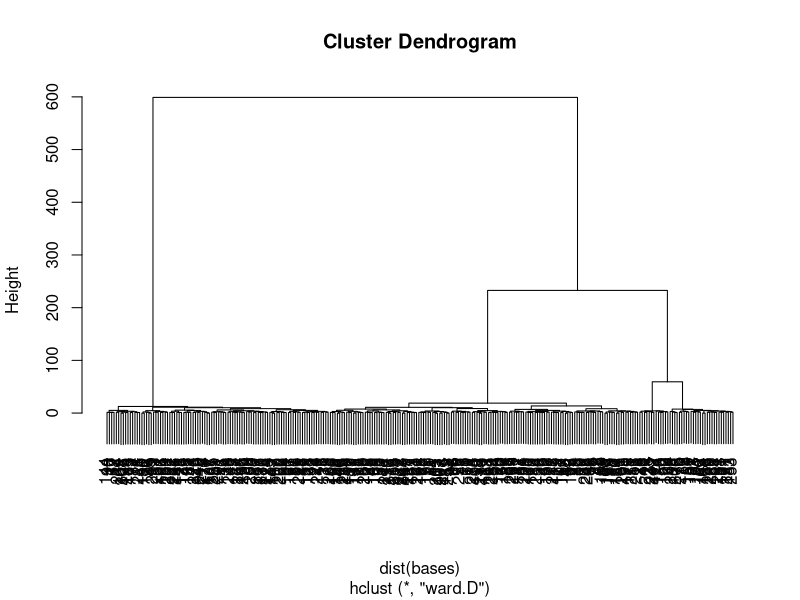
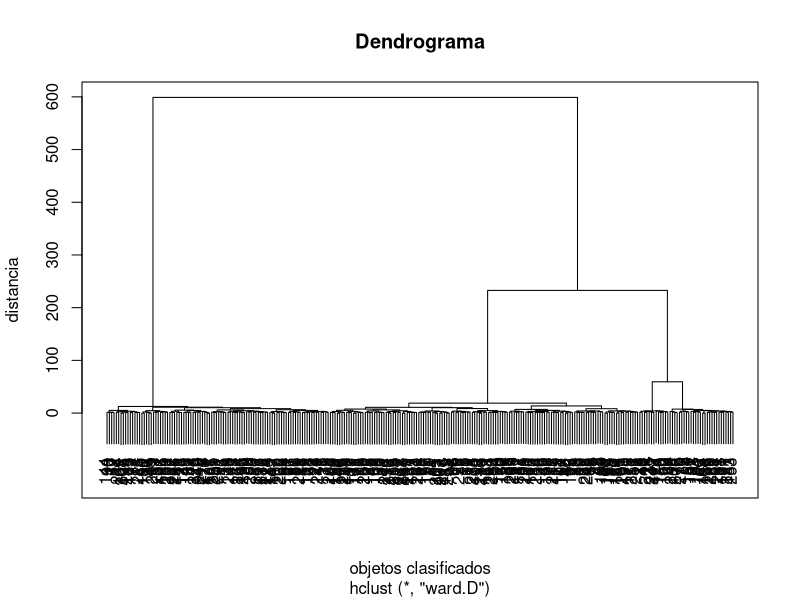
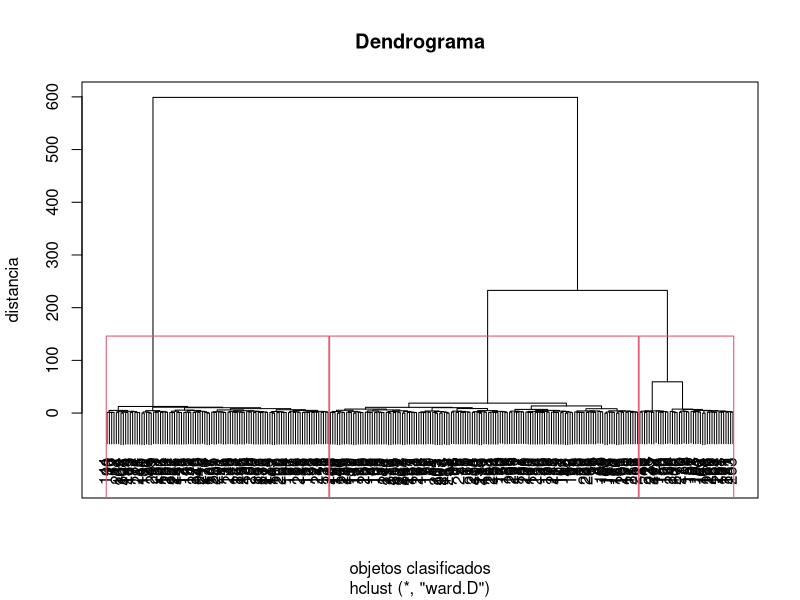
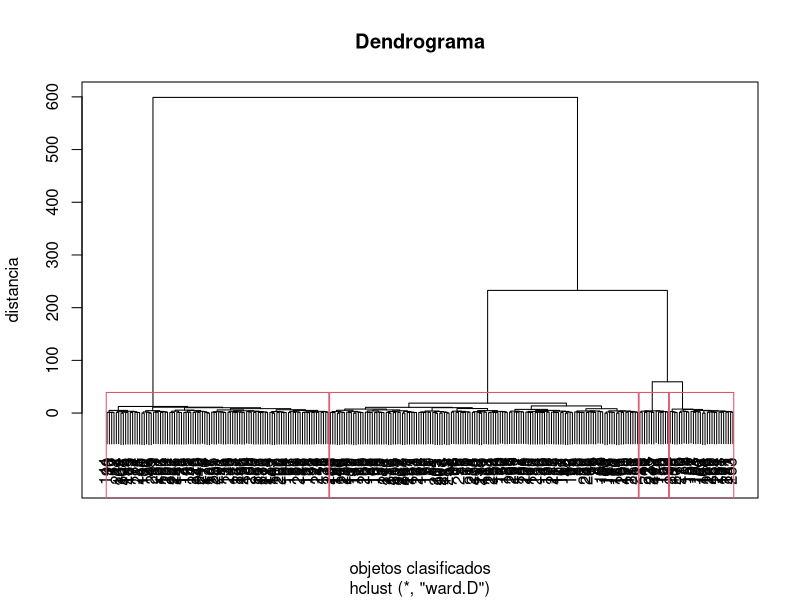
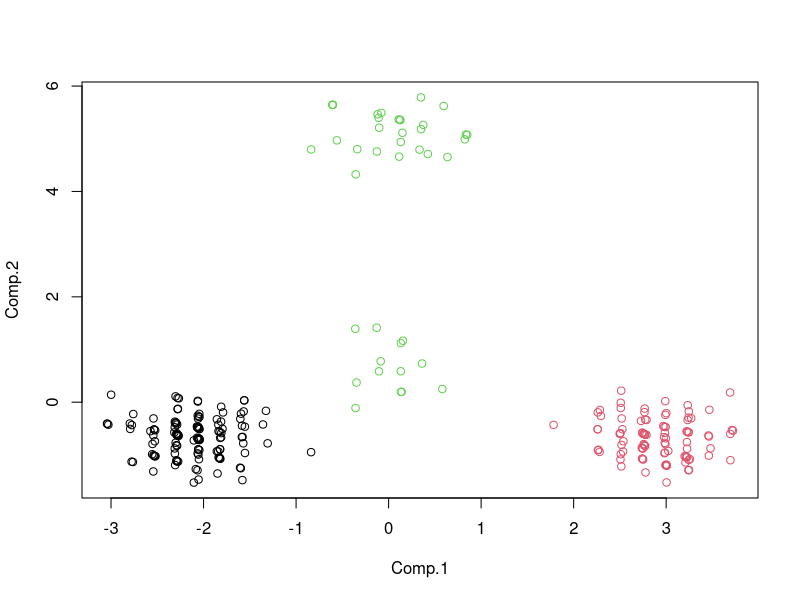
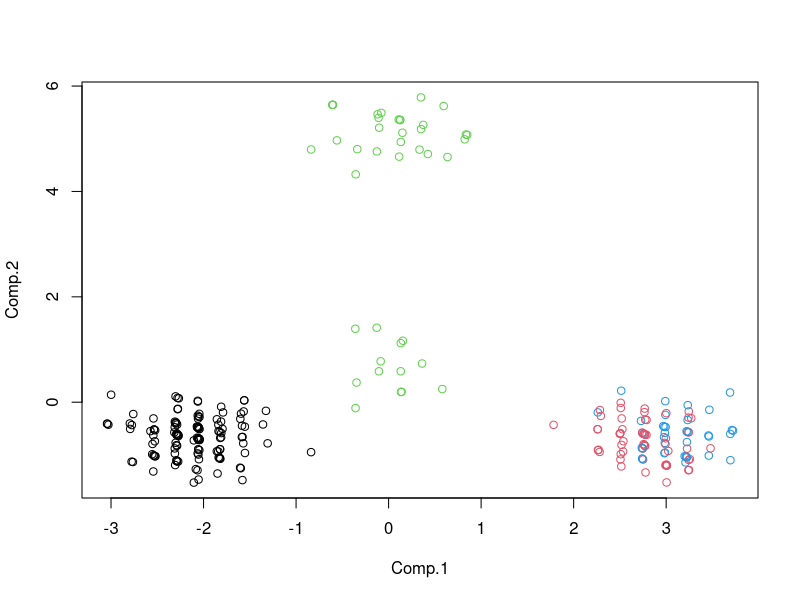
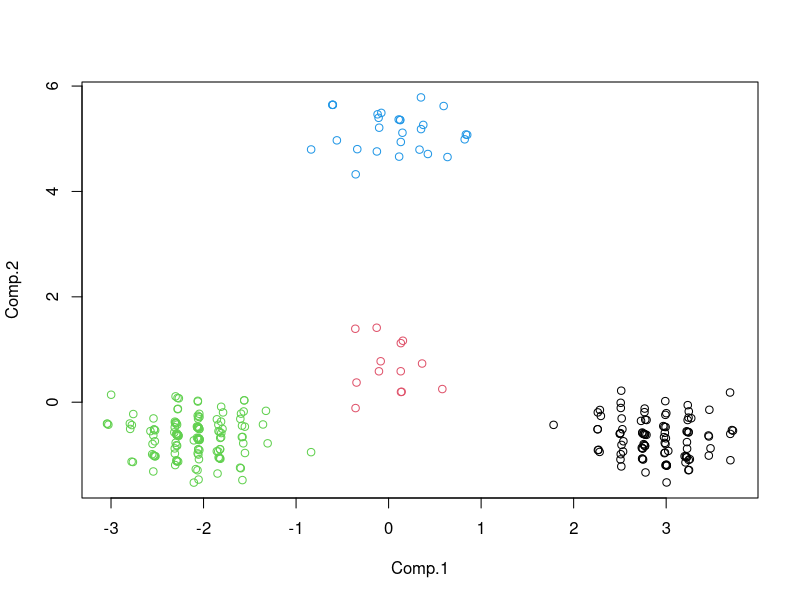
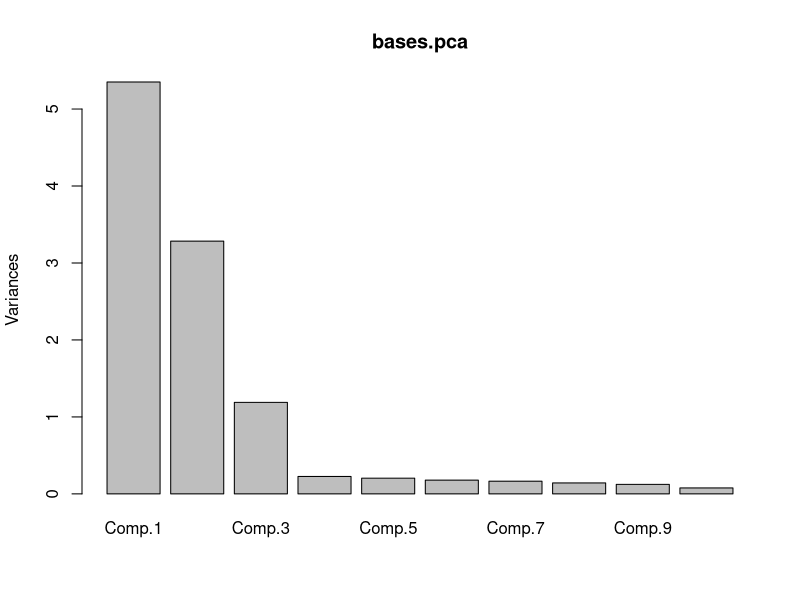

R code for these plots, in order:
## ---- chunk 1
setwd("/Users/jlopezsi/Documents/github/mktg-models-projects")
kchospital <- read.table("hospital/hospital.txt", header = TRUE)
kcprefs <- read.table("hospital/hospital.prefs.txt", header = TRUE)
## ---- chunk 2
names(kchospital)
names(kcprefs)
## ---- chunk 3
attach(kchospital)
## ---- chunk 4
bases <- kchospital[,c(10:20)]
names(bases)
## ---- chunk 5
library(cluster)
## ---- chunk 6
bases.hclust<-hclust(dist(bases), method="ward")
plot(bases.hclust)
plot(bases.hclust, main="Dendrograma",ylab="distancia",xlab="objetos clasificados",frame.plot=TRUE)
## ---- chunk 7
plot(bases.hclust, main="Dendrograma",ylab="distancia",xlab="objetos clasificados",frame.plot=TRUE)
rect.hclust(bases.hclust, k=3, border=2)
## ---- chunk 8
plot(bases.hclust, main="Dendrograma",ylab="distancia",xlab="objetos clasificados",frame.plot=TRUE)
rect.hclust(bases.hclust, k=4, border=2)
## ---- chunk 9
bases.kmeans3<-kmeans(bases, 3)
## ---- chunk 10
library(MASS)
bases.pca<-princomp(bases, cor=T)
bases.puntos<-predict(bases.pca)
plot(bases.puntos[,1:2], col=bases.kmeans3$cluster)
## ---- chunk 11
bases.kmeans4<-kmeans(bases, 4)
plot(bases.puntos[,1:2], col=bases.kmeans4$cluster)
## ---- chunk 12
centros4<-tapply(as.matrix(bases), list(rep(cutree(bases.hclust, 4), ncol(as.matrix(bases))),col(as.matrix(bases))),mean)
options(digits=3)
centros4
## ---- chunk 13
bases.kmeans4<-kmeans(bases, centros4)
plot(bases.puntos[,1:2], col=bases.kmeans4$cluster)
## ---- chunk 14
cor(bases)
## ---- chunk 15
library(MASS)
bases.pca<-princomp(bases, cor=T)
summary(bases.pca)
bases.puntos<-predict(bases.pca)

## ---- chunk 16
screeplot(bases.pca)
## ---- chunk 17
bases.puntos<-predict(bases.pca)
## ---- chunk 18
eqscplot(bases.puntos, xlab="primer componente", ylab="segundo componente")
## ---- chunk 19
eqscplot(bases.puntos, xlab="primer componente", ylab="segundo componente")
## ---- chunk 20
bases.puntos.hclust<-hclust(dist(bases.puntos[,1:3]), method="ward")
plot(bases.puntos.hclust)
## ---- chunk 21
cutree(bases.puntos.hclust, 4)
## ---- chunk 22
bases.puntos3<-bases.puntos[,1:3]
head(bases.puntos3)

plot(bases.puntos.hclust, main="Dendrograma PCA",labels=FALSE,ylab="distancia",xlab="objetos clasificados",frame.plot=TRUE)
rect.hclust(bases.puntos.hclust, k=4, border=2)
## ---- chunk 23
bases.puntos.kmeans<-kmeans(bases.puntos3, 4)
bases.puntos.kmeans$cluster
## ---- chunk 24
plot(bases.puntos[,1:2], col=bases.puntos.kmeans$cluster)
## ---- chunk 25
#points(bases.puntos.kmeans$centers, col=bases.puntos.kmeans$cluster, pch=8)
## ---- chunk 26
centros.puntos4<-tapply(bases.puntos3, list(rep(cutree(bases.puntos.hclust, 4),ncol(bases.puntos3)),col(bases.puntos3)),mean)
centros.puntos4
## ---- chunk 27
bases.puntos.kmeans4.c<-kmeans(bases.puntos3, centros.puntos4)


## ---- chunk 28

plot(bases.puntos[,1:2], col=bases.puntos.kmeans4.c$cluster)
points(bases.puntos.kmeans4.c$centers,col=1:2, pch=8)

## ---- chunk 29
bases.cluster<-clara(bases, 2, metric="euclidean")
bases.cluster3<-clara(bases, 3, metric="euclidean")
bases.cluster4<-clara(bases, 4, metric="euclidean")
bases.cluster5<-clara(bases, 5, metric="euclidean")
clusplot(bases.cluster)
clusplot(bases.cluster3)
clusplot(bases.cluster4)
clusplot(bases.cluster5)
## ---- chunk 30
names(bases.cluster)
bases.cluster$silinfo$avg.width
bases.cluster3$silinfo$avg.width
bases.cluster4$silinfo$avg.width
bases.cluster5$silinfo$avg.width
## ---- chunk 31
#con componentes principales

bases.puntos.cluster<-clara(bases.puntos[,1:3],2,metric="euclidean")
bases.puntos.cluster3<-clara(bases.puntos[,1:3],3,metric="euclidean")
bases.puntos.cluster4<-clara(bases.puntos[,1:3],4,metric="euclidean")
bases.puntos.cluster5<-clara(bases.puntos[,1:3],5,metric="euclidean")

clusplot(bases.puntos.cluster)
clusplot(bases.puntos.cluster3)
clusplot(bases.puntos.cluster4)
clusplot(bases.puntos.cluster5)

bases.puntos.cluster$silinfo$avg.width
bases.puntos.cluster3$silinfo$avg.width
bases.puntos.cluster4$silinfo$avg.width
bases.puntos.cluster5$silinfo$avg.width
## ---- chunk 32
kchospital$clusterpca<-bases.puntos.cluster4$clustering
plot(bases.puntos[,1:2], col=bases.cluster4$clustering)
plot(bases.puntos[,1:2], col=bases.puntos.cluster4$clustering)

## ---- chunk 33
#write.table(kchospital, "kcclas.dat", quote = FALSE, sep = ",", row.names=F)
## ---- chunk 34
names(kchospital)

library(plyr)
library(dplyr)
descriptores<-kchospital[,c(43:47)]
head(descriptores) 

class(descriptores$SEXO)
descriptores$SEXO<-as.factor(descriptores$SEXO)
summary(descriptores$SEXO)

class(descriptores$ESTADOMA)
descriptores$ESTADOMA<-as.factor(descriptores$ESTADOMA)
summary(descriptores$ESTADOMA)

class(descriptores$EDAD)
descriptores$EDAD<-as.factor(descriptores$EDAD)
summary(descriptores$EDAD)

class(descriptores$NIVELEDU)
descriptores$NIVELEDU<-as.factor(descriptores$NIVELEDU)
summary(descriptores$NIVELEDU)

class(descriptores$INGRESOS)
descriptores$INGRESOS<-as.factor(descriptores$INGRESOS)
summary(descriptores$INGRESOS)

descriptores$SEXO <- revalue(descriptores$SEXO, c("0" ="Mujer", "1" = "Hombre"))
descriptores$ESTADOMA <- revalue(descriptores$ESTADOMA, c("0" ="Casado", "10"="Soltero", "1" = "Otro"))
descriptores$EDAD <- revalue(descriptores$EDAD, c("0" ="<=25 años", "1"="55+", "10"="41-55", "100" = "26-40"))
descriptores$NIVELEDU <- revalue(descriptores$NIVELEDU, c("0" ="ESO", "1"="Graduado Univ.", "10"="Bachillerato +", "100" = "Bachillerato"))
descriptores$INGRESOS <- revalue(descriptores$INGRESOS, c("0" ="<=$100000", "1"="$60000+", "10"="$40001-60000", "100" = "$30001-40000", "1000"="$20001-30000", "10000"= "$10001-20000"))


## ---- chunk 35
options(digits=3)
descriptores.tabla<- list( 
t(prop.table(table(bases.puntos.cluster4$clustering, descriptores$SEXO))),
t(prop.table(table(bases.puntos.cluster4$clustering, descriptores$ESTADOMA))),
t(prop.table(table(bases.puntos.cluster4$clustering, descriptores$EDAD))),
t(prop.table(table(bases.puntos.cluster4$clustering, descriptores$NIVELEDU))),
t(prop.table(table(bases.puntos.cluster4$clustering, descriptores$INGRESOS)))
)
do.call(rbind, descriptores.tabla)
## ---- chunk 36
#library(DiagrammeR)
#diagrama.causalidad <-DiagrammeR("
#  graph BT;
#    Cuidado.especializado --> Ventaja.competitiva;
#    Ventaja.competitiva --> Reconocimiento;
#    Reconocimiento -->Preferencia;
#    Preferencia --> Tasa.de.ocupacion;
#    Tasa.de.ocupacion--> Beneficio;
#")
#diagrama.causalidad
